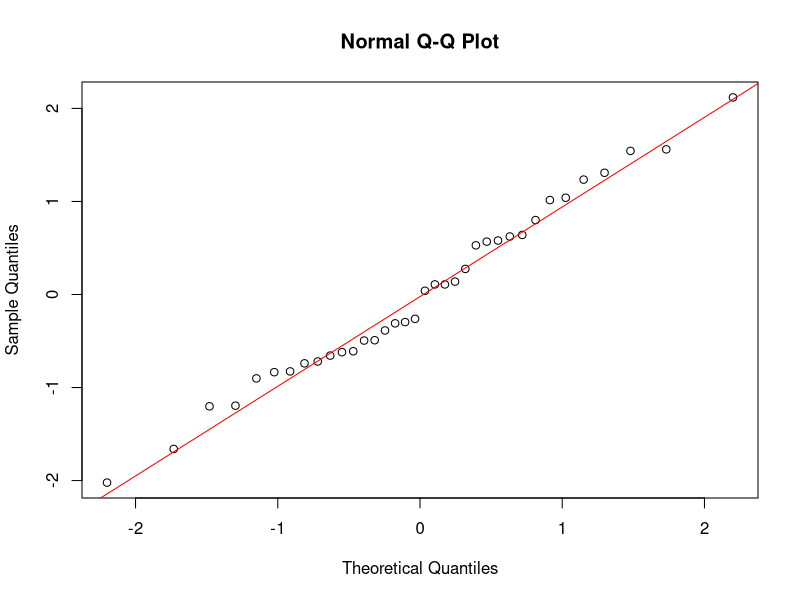
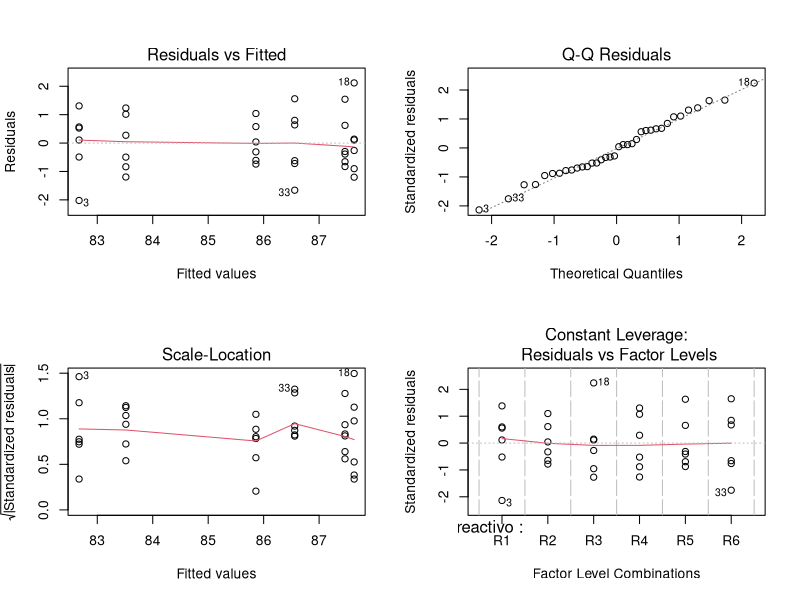
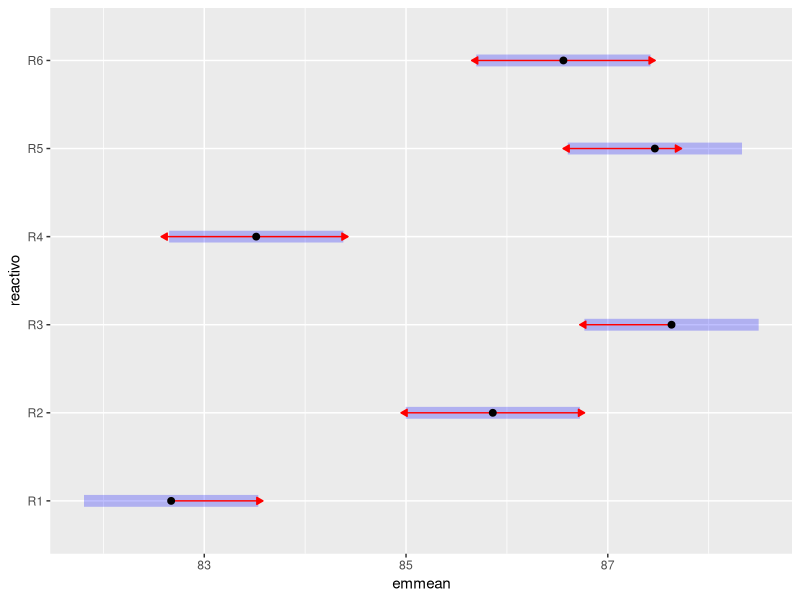

Write R code to recreate these figures, in order.
library(emmeans)
library(car)

reactivo <- factor(rep(paste0("R", 1:6), each = 6))
recuperacion <- c(82.18,82.78,80.65,83.98,83.24,83.20,
                  85.90,85.25,85.55,86.90,86.44,85.12,
                  87.37,86.73,87.77,87.74,86.43,89.75,
                  82.32,84.53,84.75,83.79,82.68,83.02,
                  86.64,86.81,87.08,87.17,88.09,89.01,
                  87.36,85.94,84.90,85.84,87.20,88.12)

datos3 <- data.frame(reactivo, recuperacion)

# ANOVA
modelo3 <- aov(recuperacion ~ reactivo, data = datos3)
summary(modelo3)

tapply( datos3$recuperacion, datos3$reactivo, mean)

#==supuestos del modelo

shapiro.test(residuals(modelo3))
leveneTest(recuperacion ~ reactivo, data = datos3)

#No hay evidencia estadística al nivel de significancia del 5% para rechazar la nor de los residuos
#No hay evidencia estadística al nivel de significancia del 5% para rechazar la homogeneidad de varianzas de los residuos

em1 <- emmeans(modelo3, ~ reactivo)
comparaciones1 <- contrast(em1, method = "pairwise", adjust = "tukey")
summary(comparaciones1, infer = c(TRUE, TRUE)) 

em2 <- emmeans(modelo3, ~ reactivo)
comparaciones2 <- contrast(em2, method = "pairwise", adjust = "bonferroni")
summary(comparaciones2, infer = c(TRUE, TRUE)) 

qqnorm(residuals(modelo3))
qqline(residuals(modelo3), col = "red")







# Comparación de medias
TukeyHSD(modelo3)

# Diagnóstico
par(mfrow = c(2, 2))
plot(modelo3)

(plot(em1, comparisons = TRUE))
